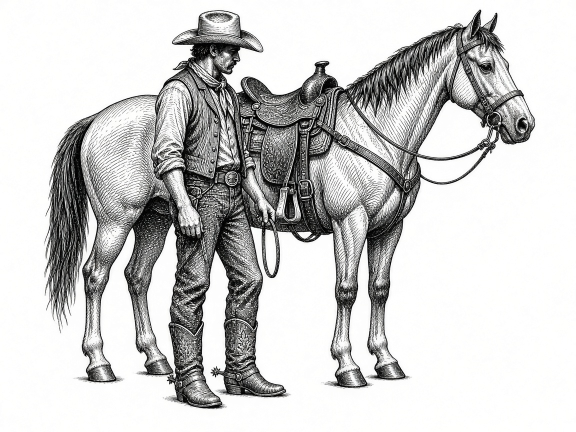
#> input picture scripts/sources/cowboy-standing.jpg, 1152 x 864 px, given in place of source.jpg, which was not available (shown at 1/2 size)
$ python make-hero.py   (older library calls are emulated)
#> lines starting #> are read from the running program, lines starting #| are printed output that depends on the picture; pictures that were not available may be replaced by others from this repository, and a replacement may not be noted
"""Generate public/hero/original.jpg (upscaled+sharpened) and painted.jpg (impressionist impasto painting).
Also generates pixelated.jpg (chunky pixel-art, palette-quantized, ordered dither).
Usage: python scripts/make-hero.py [--mode painted|pixelated|all] [--block 28] [--colors 40]
  painted    -> original.jpg + painted.jpg (slow)
  pixelated  -> original.jpg + pixelated.jpg (fast)   [default: all]
(needs opencv-contrib-python-headless, numpy)"""
import argparse, sys
import cv2, numpy as np
ap = argparse.ArgumentParser()
ap.add_argument('--mode', choices=['painted', 'pixelated', 'all'], default='all')
ap.add_argument('--block', type=int, default=38)
ap.add_argument('--colors', type=int, default=28)
args = ap.parse_args()
src = cv2.imread('public/hero/source.jpg')
#> src is the input picture: shape (864, 1152, 3); mean B, G, R 203.6, 204.3, 204.3
W = 2048
h = round(src.shape[0] * W / src.shape[1])
#> h = 1536
up = cv2.resize(src, (W, h), interpolation=cv2.INTER_LANCZOS4)
blur = cv2.GaussianBlur(up, (0, 0), 1.6)
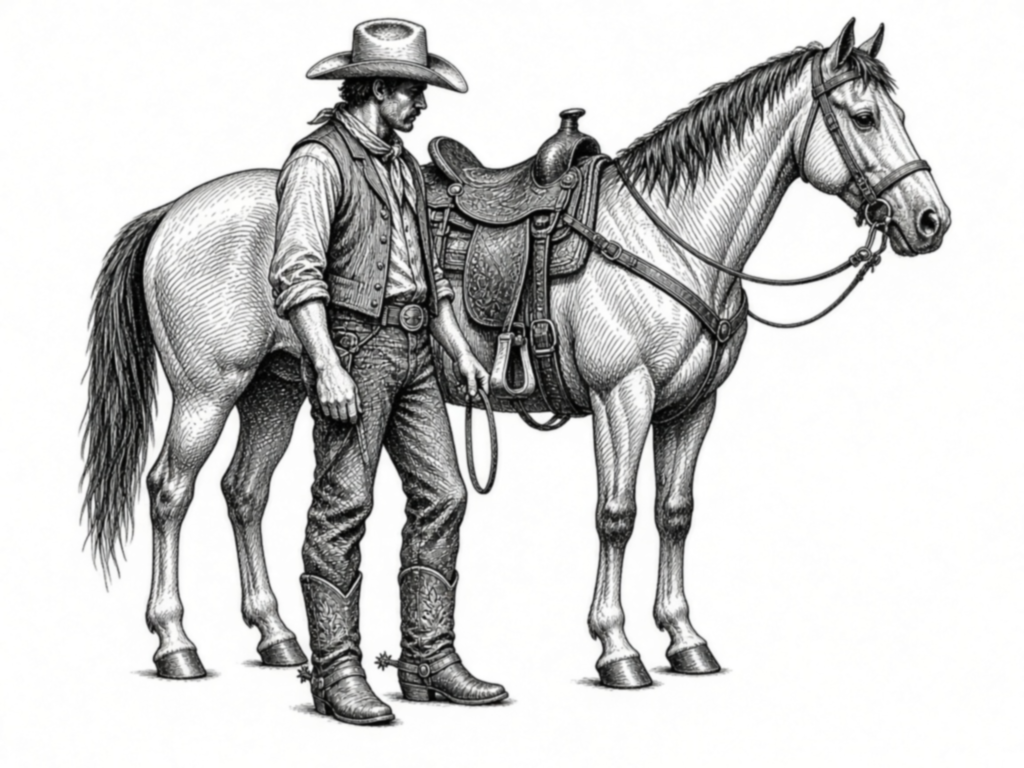
#> blur: shape (1536, 2048, 3) (shown at 1/2 size); mean B, G, R 203.6, 204.2, 204.2
orig = cv2.addWeighted(up, 1.5, blur, -0.5, 0)
cv2.imwrite('public/hero/original.jpg', orig, [cv2.IMWRITE_JPEG_QUALITY, 88])

def make_pixelated(orig, block, ncolors):
#> called with block = 38, ncolors = 28
    H, W = orig.shape[:2]
#> H = 1536; W = 2048
    sw, sh = round(W / block), round(H / block)
#> sw = 54; sh = 40
    small = cv2.resize(orig, (sw, sh), interpolation=cv2.INTER_AREA).astype(np.float32)
    # slight saturation boost to keep the sunset glow
    hsv = cv2.cvtColor(small.astype(np.uint8), cv2.COLOR_BGR2HSV).astype(np.float32)
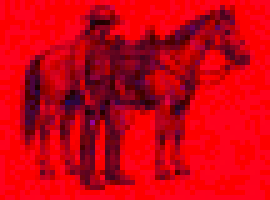
#> hsv: shape (40, 54, 3) float32 (shown 5 times larger); mean B, G, R 17.8, 1.1, 204
    hsv[..., 1] = np.clip(hsv[..., 1] * 1.2, 0, 255)
    small = cv2.cvtColor(hsv.astype(np.uint8), cv2.COLOR_HSV2BGR).astype(np.float32)
    # light 4x4 Bayer ordered dither before quantization
    bayer = np.array([[0, 8, 2, 10], [12, 4, 14, 6], [3, 11, 1, 9], [15, 7, 13, 5]], np.float32) / 16 - 0.5
    tile = np.tile(bayer, (sh // 4 + 1, sw // 4 + 1))[:sh, :sw]
    # contrast boost around mid-grey
    small = np.clip((small - 118) * 1.1 + 118, 0, 255)
    small = np.clip(small + tile[..., None] * 8, 0, 255)
    # k-means palette
    cv2.setRNGSeed(3)
    data = small.reshape(-1, 3)
#> data = 2160 rows, first 8: [251, 251, 251], [255, 255, 255], [252, 252, 252], [255, 255, 255], [251, 251, 251], [255, 255, 255], [252, 252, 252], [255, 255, 255]
    _, lab, cen = cv2.kmeans(data, ncolors, None, (cv2.TERM_CRITERIA_EPS + cv2.TERM_CRITERIA_MAX_ITER, 30, 0.5), 3, cv2.KMEANS_PP_CENTERS)
#> lab = 2160 values, max 27 at index 360, min 0 at index 1, mean 10.14; cen = 28 rows, first 8: [254.7, 254.7, 254.7], [106.2, 107.5, 107.6], [167.9, 169.3, 169.2], [49.29, 50.13, 49.74], [212.1, 212.6, 212.6], [136.5, 137.8, 138], [84.69, 86.5, 86.48], [235.6, 236.2, 236.2]
    q = cen[lab.flatten()].reshape(sh, sw, 3).astype(np.uint8)
    # crisp blocks (nearest) with per-cell bevel shading + thin dark grid gaps
    ys = np.minimum((np.arange(H) * sh // H), sh - 1); xs = np.minimum((np.arange(W) * sw // W), sw - 1)
#> after `ys = np.minimum(np.arange(H) * sh // H, sh - 1)`: ys = 1536 values from 0 to 39
#> after `xs = np.minimum(np.arange(W) * sw // W, sw - 1)`: xs = 2048 values from 0 to 53
    out = q[ys][:, xs].astype(np.float32)
    cw, ch = W / sw, H / sh
#> cw = 37.93; ch = 38.4
    fx = ((np.arange(W) + 0.5) * sw / W) % 1.0   # 0..1 inside cell
    fy = ((np.arange(H) + 0.5) * sh / H) % 1.0
    px = np.arange(W) - np.floor(np.arange(W) * sw / W) * cw   # px offset within cell
    py = np.arange(H) - np.floor(np.arange(H) * sh / H) * ch
    bev = 4.0
    # bevel: light top/left edge, dark bottom/right edge
    top = np.clip(1 - py / bev, 0, 1)[:, None]; left = np.clip(1 - px / bev, 0, 1)[None, :]
    bot = np.clip(1 - (ch - 1 - py) / bev, 0, 1)[:, None]; right = np.clip(1 - (cw - 1 - px) / bev, 0, 1)[None, :]
    shade = 38 * np.maximum(top, left) - 46 * np.maximum(bot, right)
    out = out + shade[..., None]
    # thin dark gap lines (2px) along cell boundaries
    gap = ((py < 1.5)[:, None] | (px < 1.5)[None, :])
    out[gap] = out[gap] * 0.28
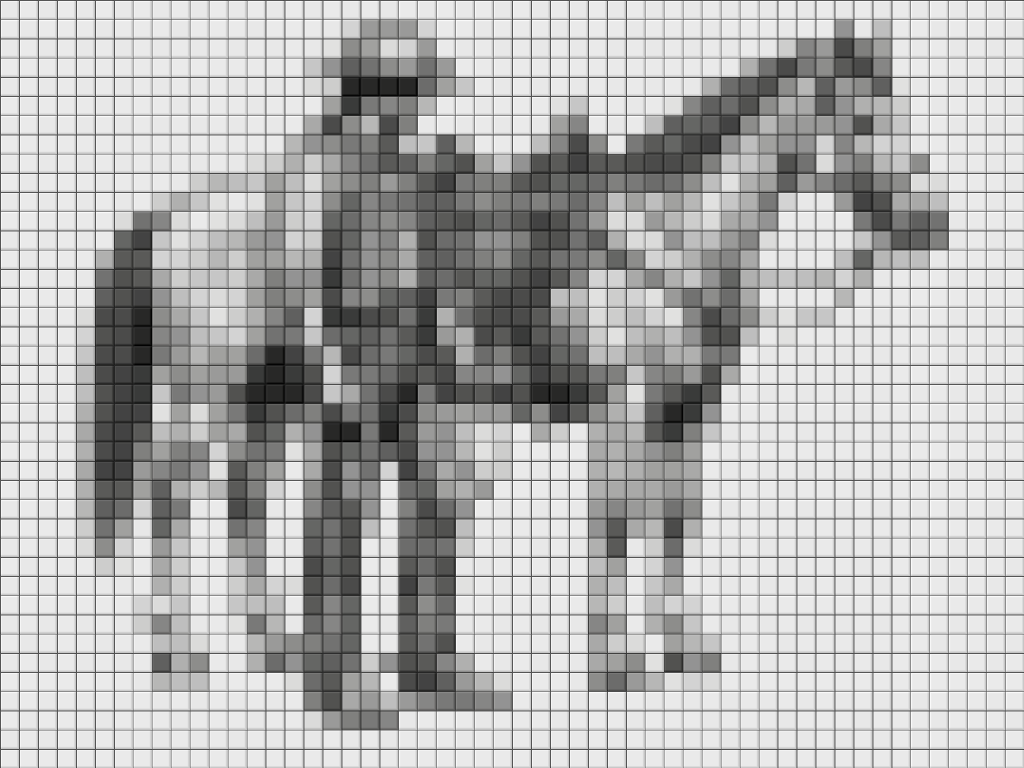
#> out: shape (1536, 2048, 3) float64 (shown at 1/2 size); mean of channels 0, 1, 2 187.8, 188.3, 188.3; drawn with min black and max white
    out = np.clip(out, 0, 255).astype(np.uint8)
    cv2.imwrite('public/hero/pixelated.jpg', out, [cv2.IMWRITE_JPEG_QUALITY, 92])
    print('pixelated', sw, sh, ncolors)
#| pixelated 54 40 28

if args.mode in ('pixelated', 'all'):
    make_pixelated(orig, args.block, args.colors)
if args.mode == 'pixelated':
    sys.exit(0)

# --- Impressionist impasto painting: layered coarse-to-fine strokes + height-map relief lighting ---
rng = np.random.default_rng(11)
H, Wd_ = h, W
#> H = 1536; Wd_ = 2048
srcf = orig.astype(np.float32)
# soft reference: loss of fine detail
ref = cv2.GaussianBlur(srcf, (0, 0), 2.0)
gray = cv2.cvtColor(ref.astype(np.uint8), cv2.COLOR_BGR2GRAY).astype(np.float32)

def flow_field(sigma):
    g = cv2.GaussianBlur(gray, (0, 0), 1.5)
    gx = cv2.Sobel(g, cv2.CV_32F, 1, 0, ksize=3); gy = cv2.Sobel(g, cv2.CV_32F, 0, 1, ksize=3)
    jxx = cv2.GaussianBlur(gx * gx, (0, 0), sigma); jyy = cv2.GaussianBlur(gy * gy, (0, 0), sigma)
    jxy = cv2.GaussianBlur(gx * gy, (0, 0), sigma)
    th = 0.5 * np.arctan2(2 * jxy, jxx - jyy) + np.pi / 2   # along edges
    coh = np.sqrt((jxx - jyy) ** 2 + 4 * jxy ** 2) / (jxx + jyy + 1e-3)
    coh = np.clip(coh * 1.5, 0, 1)
    # fallback in flat areas: gently horizontal, wavy (sky)
    fb = np.full_like(th, -0.12)
    x = np.cos(th) * coh + np.cos(fb) * (1 - coh); y = np.sin(th) * coh + np.sin(fb) * (1 - coh)
    # consistent sign (orientation is mod pi): use doubled-angle blend
    c2 = np.cos(2 * th) * coh + np.cos(2 * fb) * (1 - coh); s2 = np.sin(2 * th) * coh + np.sin(2 * fb) * (1 - coh)
    return 0.5 * np.arctan2(s2, c2)

canvas = cv2.GaussianBlur(srcf, (0, 0), 6).copy()   # underpainting
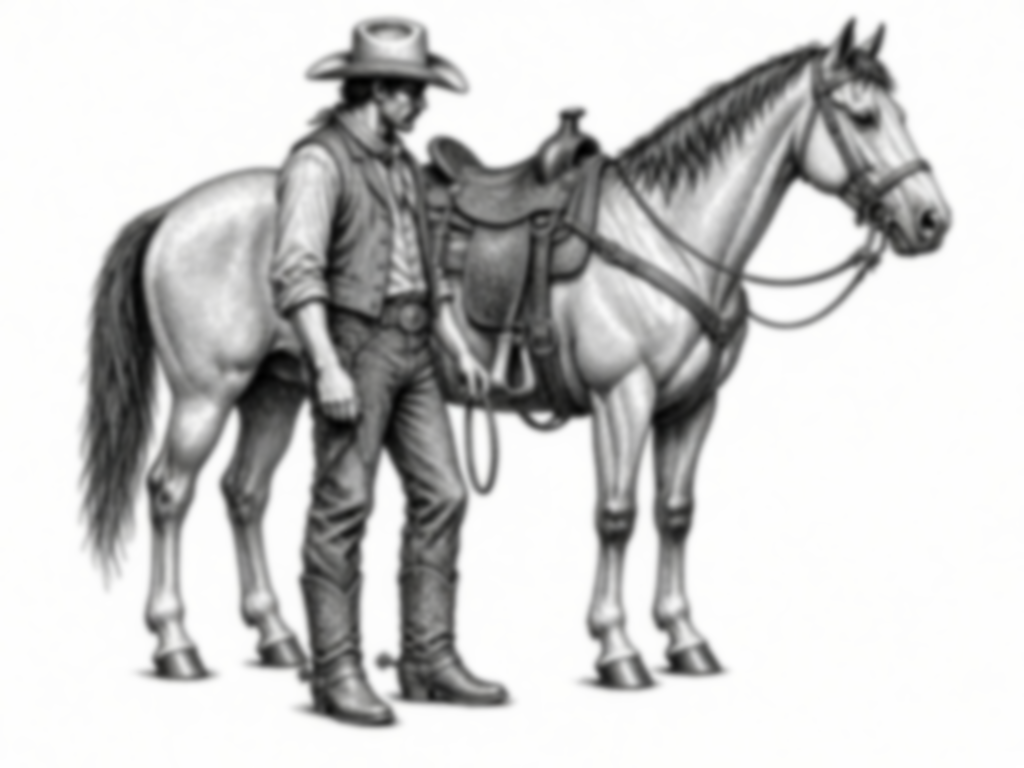
#> canvas: shape (1536, 2048, 3) float32 (shown at 1/2 size); mean B, G, R 204.6, 205, 205; drawn with min black and max white
height = np.zeros((H, Wd_), np.float32)
layers = [(120, 1.0, 5), (76, 1.4, 4), (50, 1.7, 3.2), (32, 1.4, 2.4), (20, 0.7, 1.8)]  # (stroke length, coverage, flow sigma scale)
for li, (L, cover, fs) in enumerate(layers):
    th_f = flow_field(max(3, L * 0.6))
    if li < 4:
        refl = cv2.GaussianBlur(srcf, (0, 0), 1.0 + L * 0.12)
    else:
        refl = ref
    wid = max(4.0, L * 0.30)
    n = int(cover * H * Wd_ / (L * wid * 1.6))
    xs = rng.integers(0, Wd_, n); ys = rng.integers(0, H, n)
    for i in range(n):
        cx, cy = int(xs[i]), int(ys[i])
        a = L * rng.uniform(0.7, 1.3) / 2; b = wid * rng.uniform(0.7, 1.3) / 2
        ang = th_f[cy, cx] + rng.normal(0, 0.18)
        ca, sa = np.cos(ang), np.sin(ang)
        r = int(a + b + 2)
        x0, x1 = max(0, cx - r), min(Wd_, cx + r + 1); y0, y1 = max(0, cy - r), min(H, cy + r + 1)
        gy_, gx_ = np.mgrid[y0:y1, x0:x1].astype(np.float32)
        dx, dy = gx_ - cx, gy_ - cy
        u = dx * ca + dy * sa; v = -dx * sa + dy * ca
        # slightly curved stroke
        v = v - 0.05 * u * u / max(a, 1) * rng.choice([-1, 1])
        rr = (u / a) ** 2 + (v / b) ** 2
        m = rr < 1
        if not m.any(): continue
        alpha = np.clip((1 - rr) * 3.5, 0, 1)
        # bristle streaks: 1D noise across width, stretched along length
        nb = int(2 * b * 0.5) + 6
        bn = cv2.GaussianBlur(rng.standard_normal(nb).astype(np.float32)[None], (0, 0), 0.8)[0]
        bn = bn / (np.abs(bn).max() + 1e-6)
        idx = np.clip(((v / b + 1) * 0.5 * (nb - 1)), 0, nb - 1)
        bris = np.interp(idx, np.arange(nb), bn)
        bris = bris * (0.6 + 0.4 * np.cos(u / a * 1.2))   # bristles fade at stroke ends
        ridge = np.sqrt(np.clip(1 - rr, 0, 1))            # thick-middle profile
        hs = (0.5 * ridge + 0.5 * bris) * (L ** 0.6)
        # colour: sampled from source, jitter in hue/lightness, bristle lightness streaks
        col = refl[cy, cx].copy()
        hsv = cv2.cvtColor(col.reshape(1, 1, 3).astype(np.uint8), cv2.COLOR_BGR2HSV).astype(np.float32)[0, 0]
        hsv[0] = (hsv[0] + rng.normal(0, 4.5)) % 180
        hsv[1] = np.clip(hsv[1] * rng.uniform(0.82, 1.05) + rng.normal(0, 6), 0, 255)
        hsv[2] = np.clip(hsv[2] * 1.04 + rng.normal(0, 10) + 6, 0, 255)
        c = cv2.cvtColor(hsv.reshape(1, 1, 3).astype(np.uint8), cv2.COLOR_HSV2BGR).astype(np.float32)[0, 0]
        patch = np.empty((y1 - y0, x1 - x0, 3), np.float32); patch[:] = c
        patch += (bris * 12)[..., None]
        al = alpha[..., None] * 0.97
        canvas[y0:y1, x0:x1] = canvas[y0:y1, x0:x1] * (1 - al) + patch * al
        hp = height[y0:y1, x0:x1]
#> (the run stopped early here; a loop or call above may not have finished)
